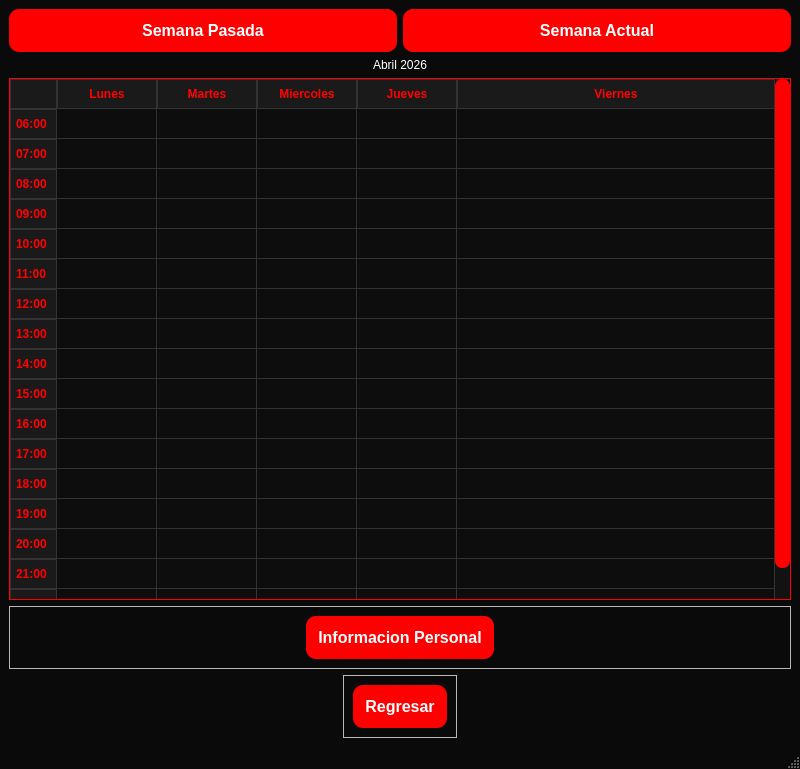
<?xml version="1.0" encoding="UTF-8"?>
<ui version="4.0">
 <class>MainWindow</class>
 <widget class="QMainWindow" name="MainWindow">
  <property name="geometry">
   <rect>
    <x>0</x>
    <y>0</y>
    <width>800</width>
    <height>769</height>
   </rect>
  </property>
  <property name="minimumSize">
   <size>
    <width>800</width>
    <height>600</height>
   </size>
  </property>
  <property name="windowTitle">
   <string>MainWindow</string>
  </property>
  <property name="styleSheet">
   <string notr="true">/* =========================================
   1. FONDO DE LA VENTANA (MAINWINDOW)
   ========================================= */
QMainWindow, #centralwidget {
    background-color: #0a0a0a; /* Negro oscuro profundo */
}

/* =========================================
   2. TEXTOS (LABELS)
   ========================================= */
QLabel {
    color: #ffffff; /* Texto blanco */
}

/* =========================================
   3. CAJAS DE TEXTO (USUARIO Y CONTRASEÑA)
   ========================================= */
QLineEdit {
    background-color: rgba(30, 30, 30, 200); /* Gris oscuro semi-transparente */
    border: 2px solid #555555; /* Borde gris apagado por defecto */
    border-radius: 10px; /* Esquinas redondeadas */
    color: #ffffff; /* Letras blancas al escribir */
    padding: 10px;
    font-size: 14px;
}

/* Efecto Neón cuando le das clic a la caja para escribir */
QLineEdit:focus {
    border: 2px solid #ff0000; /* Borde rojo brillante */
    background-color: rgba(50, 20, 20, 200); /* Un ligero tono rojizo en el fondo */
}

/* =========================================
   4. BOTÓN PRINCIPAL (ENTRAR)
   ========================================= */
QPushButton {
    background-color: #ff0000; /* Rojo sólido ZoomFit */
    color: white;
    border-radius: 10px;
    padding: 12px;
    font-size: 16px;
    font-weight: bold;
}

/* Efecto cuando pasas el mouse por encima del botón */
QPushButton:hover {
    background-color: #cc0000; /* Rojo más oscuro para dar efecto de clic */
}

/* =========================================
   5. ESTILO PARA EL CALENDARIO (TABLA)
   ========================================= */
QTableWidget {
    background-color: #0d0d0d;
    gridline-color: #333333; /* Líneas de la tabla discretas */
    border: 1px solid #ff0000;
    color: #ffffff;
}

QHeaderView::section {
    background-color: #1a1a1a;
    color: #ff0000; /* Títulos de días en rojo */
    padding: 5px;
    font-weight: bold;
    border: 1px solid #333333;
}

QTableWidget::item:selected {
    background-color: rgba(255, 0, 0, 100); /* Rojo suave al seleccionar */
    color: white;
}

/* =========================================
   6. ESQUINA SUPERIOR IZQUIERDA DE LA TABLA
   ========================================= */
QTableCornerButton::section {
    background-color: #1a1a1a;
    border: 1px solid #333333;
}

/* =========================================
   7. BARRAS DE DESPLAZAMIENTO (SCROLLBARS)
   ========================================= */
/* Fondo general de la vista de la tabla para áreas sin celdas */
QTableView {
    background-color: #0d0d0d;
}

/* Barra vertical */
QScrollBar:vertical {
    background-color: #121212;
    width: 15px; /* Ancho de la barra */
    margin: 0px 0px 0px 0px;
}

/* El &quot;agarrador&quot; de la barra que subes y bajas */
QScrollBar::handle:vertical {
    background-color: #ff0000; /* Rojo ZoomFit */
    border-radius: 7px;
    min-height: 30px;
}

/* Efecto al pasar el mouse por la barra */
QScrollBar::handle:vertical:hover {
    background-color: #cc0000;
}

/* Ocultar las flechitas feas de arriba y abajo por defecto */
QScrollBar::add-line:vertical, QScrollBar::sub-line:vertical {
    background: none;
    border: none;
}</string>
  </property>
  <widget class="QWidget" name="centralwidget">
   <layout class="QVBoxLayout" name="verticalLayout_2">
    <item>
     <layout class="QVBoxLayout" name="verticalLayout">
      <item>
       <layout class="QHBoxLayout" name="horizontalLayout">
        <item>
         <widget class="QPushButton" name="pushButton_2">
          <property name="text">
           <string>Semana Pasada</string>
          </property>
         </widget>
        </item>
        <item>
         <widget class="QPushButton" name="pushButton">
          <property name="text">
           <string>Semana Actual</string>
          </property>
         </widget>
        </item>
       </layout>
      </item>
      <item>
       <widget class="QLabel" name="label">
        <property name="text">
         <string>Abril 2026</string>
        </property>
        <property name="alignment">
         <set>Qt::AlignCenter</set>
        </property>
       </widget>
      </item>
      <item>
       <widget class="QTableWidget" name="tableWidget">
        <property name="sortingEnabled">
         <bool>false</bool>
        </property>
        <attribute name="horizontalHeaderStretchLastSection">
         <bool>true</bool>
        </attribute>
        <attribute name="verticalHeaderCascadingSectionResizes">
         <bool>false</bool>
        </attribute>
        <row>
         <property name="text">
          <string>06:00</string>
         </property>
        </row>
        <row>
         <property name="text">
          <string>07:00</string>
         </property>
        </row>
        <row>
         <property name="text">
          <string>08:00</string>
         </property>
        </row>
        <row>
         <property name="text">
          <string>09:00</string>
         </property>
        </row>
        <row>
         <property name="text">
          <string>10:00</string>
         </property>
        </row>
        <row>
         <property name="text">
          <string>11:00</string>
         </property>
        </row>
        <row>
         <property name="text">
          <string>12:00</string>
         </property>
        </row>
        <row>
         <property name="text">
          <string>13:00</string>
         </property>
        </row>
        <row>
         <property name="text">
          <string>14:00</string>
         </property>
        </row>
        <row>
         <property name="text">
          <string>15:00</string>
         </property>
        </row>
        <row>
         <property name="text">
          <string>16:00</string>
         </property>
        </row>
        <row>
         <property name="text">
          <string>17:00</string>
         </property>
        </row>
        <row>
         <property name="text">
          <string>18:00</string>
         </property>
        </row>
        <row>
         <property name="text">
          <string>19:00</string>
         </property>
        </row>
        <row>
         <property name="text">
          <string>20:00</string>
         </property>
        </row>
        <row>
         <property name="text">
          <string>21:00</string>
         </property>
        </row>
        <row>
         <property name="text">
          <string>22:00</string>
         </property>
        </row>
        <column>
         <property name="text">
          <string>Lunes</string>
         </property>
        </column>
        <column>
         <property name="text">
          <string>Martes</string>
         </property>
        </column>
        <column>
         <property name="text">
          <string>Miercoles</string>
         </property>
        </column>
        <column>
         <property name="text">
          <string>Jueves</string>
         </property>
        </column>
        <column>
         <property name="text">
          <string>Viernes</string>
         </property>
        </column>
       </widget>
      </item>
      <item>
       <layout class="QVBoxLayout" name="verticalLayout_5">
        <item>
         <widget class="QFrame" name="frame">
          <property name="frameShape">
           <enum>QFrame::StyledPanel</enum>
          </property>
          <property name="frameShadow">
           <enum>QFrame::Raised</enum>
          </property>
          <layout class="QHBoxLayout" name="horizontalLayout_2">
           <item>
            <spacer name="horizontalSpacer">
             <property name="orientation">
              <enum>Qt::Horizontal</enum>
             </property>
             <property name="sizeHint" stdset="0">
              <size>
               <width>40</width>
               <height>20</height>
              </size>
             </property>
            </spacer>
           </item>
           <item>
            <widget class="QPushButton" name="pushButton_4">
             <property name="maximumSize">
              <size>
               <width>500</width>
               <height>16777215</height>
              </size>
             </property>
             <property name="text">
              <string>Informacion Personal</string>
             </property>
            </widget>
           </item>
           <item>
            <spacer name="horizontalSpacer_2">
             <property name="orientation">
              <enum>Qt::Horizontal</enum>
             </property>
             <property name="sizeHint" stdset="0">
              <size>
               <width>40</width>
               <height>20</height>
              </size>
             </property>
            </spacer>
           </item>
          </layout>
         </widget>
        </item>
       </layout>
      </item>
      <item>
       <layout class="QHBoxLayout" name="horizontalLayout_3">
        <item>
         <spacer name="horizontalSpacer_4">
          <property name="orientation">
           <enum>Qt::Horizontal</enum>
          </property>
          <property name="sizeHint" stdset="0">
           <size>
            <width>40</width>
            <height>20</height>
           </size>
          </property>
         </spacer>
        </item>
        <item>
         <widget class="QFrame" name="frame_2">
          <property name="frameShape">
           <enum>QFrame::StyledPanel</enum>
          </property>
          <property name="frameShadow">
           <enum>QFrame::Raised</enum>
          </property>
          <layout class="QHBoxLayout" name="horizontalLayout_4">
           <item>
            <widget class="QPushButton" name="pushButton_3">
             <property name="maximumSize">
              <size>
               <width>500</width>
               <height>16777215</height>
              </size>
             </property>
             <property name="text">
              <string>Regresar</string>
             </property>
            </widget>
           </item>
          </layout>
         </widget>
        </item>
        <item>
         <spacer name="horizontalSpacer_3">
          <property name="orientation">
           <enum>Qt::Horizontal</enum>
          </property>
          <property name="sizeHint" stdset="0">
           <size>
            <width>40</width>
            <height>20</height>
           </size>
          </property>
         </spacer>
        </item>
       </layout>
      </item>
     </layout>
    </item>
   </layout>
  </widget>
  <widget class="QMenuBar" name="menubar">
   <property name="geometry">
    <rect>
     <x>0</x>
     <y>0</y>
     <width>800</width>
     <height>21</height>
    </rect>
   </property>
  </widget>
  <widget class="QStatusBar" name="statusbar"/>
 </widget>
 <resources/>
 <connections/>
</ui>
